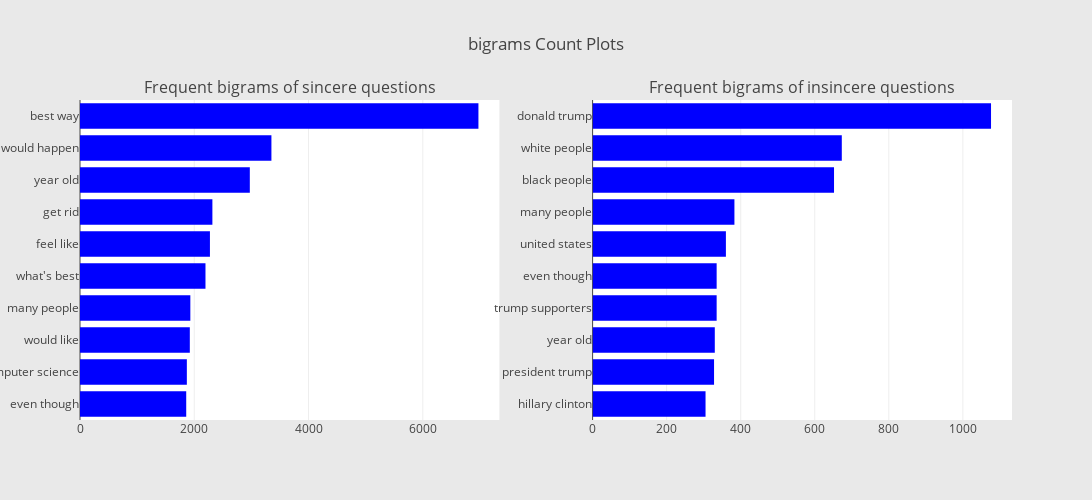

Notebook code cell kept with this figure:
### Code cell
plot_ngrams(2)

### Figure 1 — Plotly figure (JSON) as saved in the notebook; plotly's stock layout.template omitted (floating-point values rounded to 4 significant figures)
{"data": [{"marker": {"color": "blue"}, "orientation": "h", "showlegend": false, "x": [1859, 1870, 1922, 1931, 2196, 2274, 2317, 2972, 3350, 6973], "y": ["even though", "computer science", "would like", "many people", "what's best", "feel like", "get rid", "year old", "would happen", "best way"], "type": "bar", "uid": "2f973dfa-6494-4281-9314-02910795e4f3", "xaxis": "x", "yaxis": "y"}, {"marker": {"color": "blue"}, "orientation": "h", "showlegend": false, "x": [305, 328, 330, 335, 335, 360, 383, 652, 673, 1076], "y": ["hillary clinton", "president trump", "year old", "trump supporters", "even though", "united states", "many people", "black people", "white people", "donald trump"], "type": "bar", "uid": "d09cd160-1424-4afc-b38a-0744ef9113f2", "xaxis": "x2", "yaxis": "y2"}], "layout": {"annotations": [{"font": {"size": 16}, "showarrow": false, "text": "Frequent bigrams of sincere questions", "x": 0.225, "xanchor": "center", "xref": "paper", "y": 1, "yanchor": "bottom", "yref": "paper"}, {"font": {"size": 16}, "showarrow": false, "text": "Frequent bigrams of insincere questions", "x": 0.775, "xanchor": "center", "xref": "paper", "y": 1, "yanchor": "bottom", "yref": "paper"}], "xaxis": {"anchor": "y", "domain": [0, 0.45]}, "yaxis": {"anchor": "x", "domain": [0, 1]}, "xaxis2": {"anchor": "y2", "domain": [0.55, 1]}, "yaxis2": {"anchor": "x2", "domain": [0, 1]}, "height": 500, "width": 1150, "paper_bgcolor": "rgb(233,233,233)", "title": "bigrams Count Plots"}}
